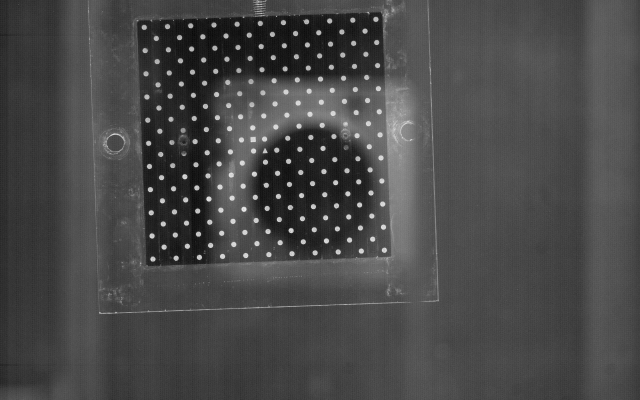
%> input picture PIV/Example Data/cal.tif, 1280 x 800 px (shown at 1/2 size); its folder holds 6 pictures in this run
$ octave airfoilPIV.m   (GNU Octave 9; MATLAB toolbox functions it lacks are replaced by stand-ins)
%> lines starting %> are read from the running program, lines starting %| are printed output that depends on the picture
% This script shows examples of how to use PIVlab functions for flow around
% a fixed wing airfoil. Requires PIVlab app from Matlab Exchange!

% Authors: Chase Klewicki (main)

clear
close all
clc

%% PIV analysis with PIVlab functions

% folder containing images
folder = ["Example Data\"];

% Camera frames per second
fps = 50;

% Chord length (m)
c = 0.2;

% Angle of Attack (rads)
alpha = 4 * pi / 180;

%% Calibration Preprocessing

% Load calibration image
calibration = imread(folder+"cal.tif");
%> calibration is the input picture: size 800x1280 uint16; min 1408, max 4080, mean 2170.8

% Change from 12 bit to 16 bit
calibration = bitshift(calibration, 4);

% Rotation (deg)
rot = -2;

% Rotate Image
calibration = imrotate(calibration, rot);
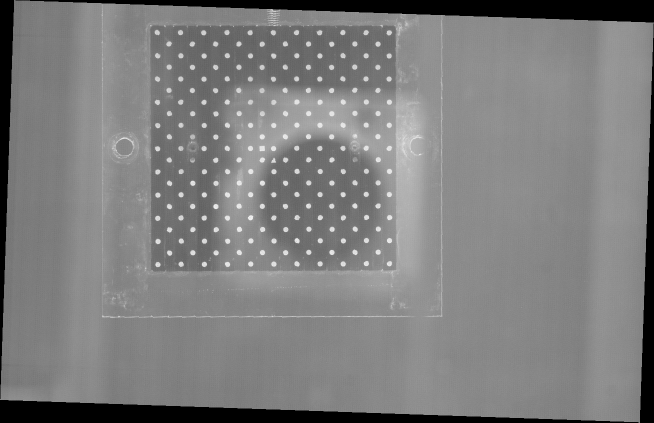
%> calibration: size 845x1308 uint16 (shown at 1/2 size); min 0, max 65280, mean 32179.8; drawn with min black and max white

figure(1)
imshow(calibration)
h = gca;
h.Visible = 'On';
xlabel('Pixels')
ylabel('Pixels')

%% Calibration ROI

% Define ROI
% bw = roipoly(calibration); %% Manually with mouse

xMin = 250;
xMax = 800;
yMin = 50;
yMax = 550;

xPix = [xMin, xMax, xMax, xMin, xMin];
yPix = [yMin, yMin, yMax, yMax, yMin];
bw = poly2mask(xPix, yPix, size(calibration, 1), size(calibration, 2));

% Change values outside mask to max value
calibration(~bw) = 2^16;
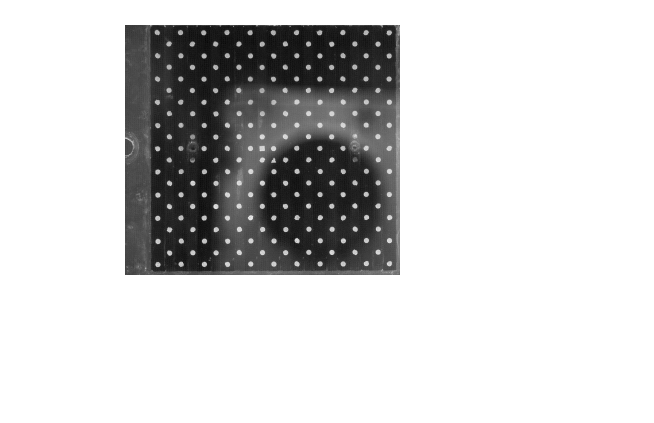
%> calibration: size 845x1308 uint16 (shown at 1/2 size); min 22528, max 65535, mean 57574.1; drawn with min black and max white


% Plot 12 bit image
figure(1)
imshow(calibration)
h = gca;
h.Visible = 'On';
xlabel('Pixels')
ylabel('Pixels')

%% Locate calibration circles

% Calibration plate circle radii range
radius = [5, 10];

% Find white circles on calibration plate
[centers, radii, metric] = imfindcircles(calibration, radius, ...
    "Sensitivity", .925, 'ObjectPolarity', 'bright', ...
    'EdgeThreshold', 0.05);
%> centers = 226 rows, first 12: [407.8 65.82; 618.2 505.2; 433.1 506.4; 732.7 389.3; 641 482; 664.2 227.8; 733.4 204.6; 385.8 227.8; 640 158.6; 617.5 273.7; 779.2 251; 524.7 135.5]; radii = 226 values, max 7.36 at index 225, min 5.18 at index 226, mean 5.64; metric = 226 values, max 0.315 at index 1, min 0.0431 at index 226, mean 0.263

% Filter circles based on radii
% centers = centers(radii - mean(radii)<std(radii)*1.5,:);

% number of rows of circles on calibration plate
bins = 21;

% Determine size of each bin
binSize = (max(centers(:, 2)) - min(centers(:, 2))) / (bins - 1);
%> binSize = 23.21

% Edges of bins
edges = min(centers(:, 2)) - binSize / 2:binSize:max(centers(:, 2)) + ...
    binSize / 2;
%> edges = 22 values from 54 to 541.3

% bin data based on its y location
bin = discretize(centers(:, 2), edges);
%> bin = 226 values, max 21 at index 32, min 1 at index 1, mean 11.06

% Plot identified circles based on their bin
colors = lines;
figure(1)
for i = 1:bins
    viscircles(centers(bin == i, :), radii(bin == i), "color", ...
        colors(i, :));
end
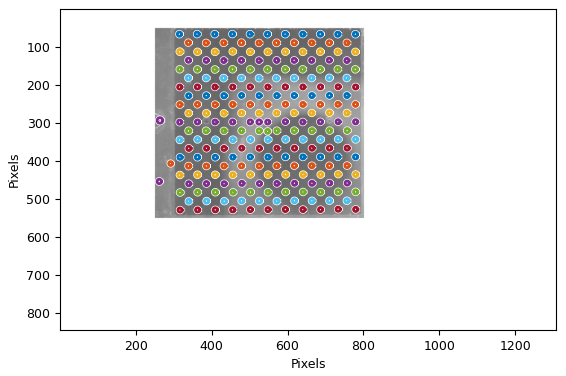
%> figure redrawn from the program's plot data

% Sort based on y bin and arrange in ascending x order
sorted = sortrows([centers, bin, radii], [3, 1]);
%> sorted = 226 rows, first 8: [314.8 65.84 1 5.65; 361.5 65.71 1 5.6; 407.8 65.82 1 5.6; 454.4 65.6 1 5.53; 500.9 65.82 1 5.62; 547.1 65.91 1 5.61; 593.7 65.89 1 5.61; 640.3 65.75 1 5.68]
centers = sorted(:, 1:2);
%> centers = 226 rows, first 12: [314.8 65.84; 361.5 65.71; 407.8 65.82; 454.4 65.6; 500.9 65.82; 547.1 65.91; 593.7 65.89; 640.3 65.75; 686.2 65.75; 732.5 66; 779 66; 338.5 88.22]
radii = sorted(:, 4);
%> radii = 226 values, max 7.36 at index 106, min 5.18 at index 162, mean 5.64
bin = sorted(:, 3);
%> bin = 226 values from 1 to 21

% Function for computing median euclidean distance
euc = @(x) median(sqrt(diff(x(:, 1)).^2+diff(x(:, 2)).^2), 'omitnan');


% Compute mean of median euclidian distance between points in each bin
% to determine pixels between dots in same columns
%> (the run ends here)
